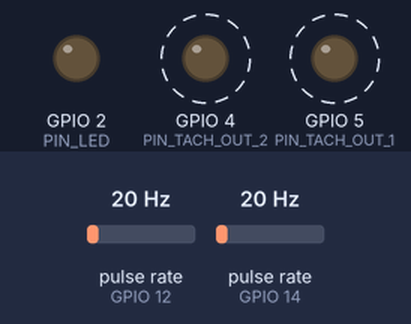
Bench run of a sketch on a simulated ESP8266 (Wemos D1 mini). Parts: output pins drawn as LEDs (lit = HIGH). Wiring (inferred from the names in the program): 2 × pulse sensor: data GPIO 12 / data GPIO 14. Dashed ring = blinking. Inputs (shaded band) come from the test bench; at power-on: pulse rate (sensors on GPIO 12, GPIO 14) 20 Hz. WiFi joins after 1.5 s; servers stay silent unless stated; EEPROM starts erased; what the sketch prints to the serial monitor is not drawn.

Above: at 1.2 s.
1.3 s: pulse rate (sensor on GPIO 12) set to 4 Hz
At 1.51 s:
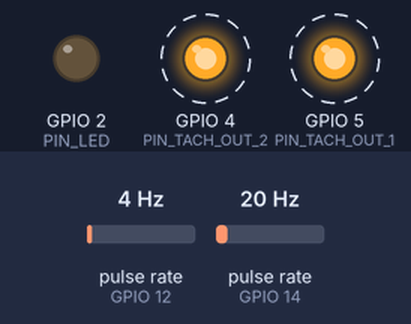
4.3 s: pulse rate (sensor on GPIO 14) set to 50 Hz
At 4.55 s:
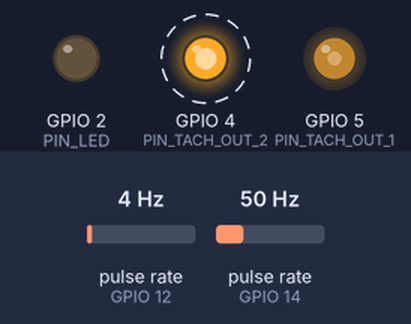
7.3 s: pulse rate (sensor on GPIO 12) set to 50 Hz
At 8.9 s:
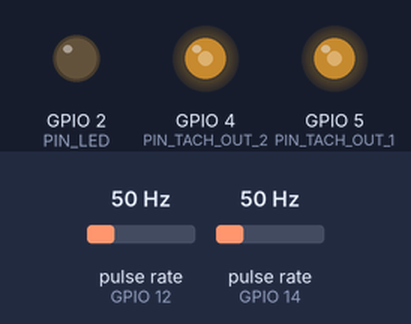
9.2 s: pulse rate (sensor on GPIO 14) set to 4 Hz
12.2 s: pulse rate (sensor on GPIO 12) set to 6 Hz
At 12.99 s:
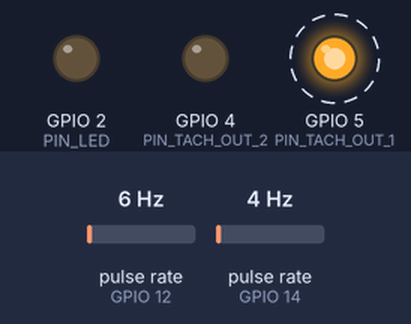
15.2 s: pulse rate (sensor on GPIO 14) set to 100 Hz
Timing chart, 0 to 19.2 s (numbered marks = the images above; inputs shaded):
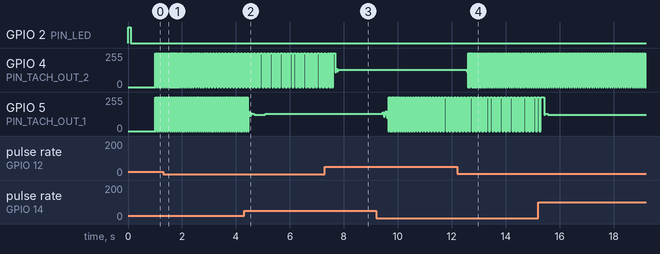

Measured:
- after the input at 1.3 s, GPIO 4 (PIN_TACH_OUT_2): alternates 255/255 for 0.05 s and 0/255 for 0.05 s, starting after 0.31 s
- after the input at 12.2 s, GPIO 4 (PIN_TACH_OUT_2): 131/255 → 116/255 after 0.36 s, then repeats every 0.03 s: 0/255 0.01 s, 255/255 0.02 s
- by itself, GPIO 4 (PIN_TACH_OUT_2): alternates 255/255 for 0.01 s and 0/255 for 0.01 s

The sketch:

deye_fan.ino
```cpp
/*
 ============================================================================
  deye_fan.ino — Simulateur de signal tachymétrique (RPM) pour onduleur Deye
 ============================================================================
  Cible      : LOLIN(WEMOS) D1 mini V2.3.0 (ESP-12S / ESP8266)
  IDE        : Arduino IDE, carte "LOLIN(WEMOS) D1 R2 & mini"
  Dépendances: aucune librairie externe (uniquement le core ESP8266 >= 3.x)

  FONCTION
  --------
  - Lit le signal tach (2 impulsions/tour, collecteur ouvert) de 2 ventilateurs
    Noctua : canal 1 = NF-A9-FLX (9 cm), canal 2 = NF-A6x25-FLX (6 cm).
  - Multiplie la fréquence lue par un ratio configurable PAR CANAL et régénère
    un signal tach simulé vers l'onduleur Deye (sortie collecteur ouvert NPN,
    compatible 3,3 V / 5 V / 12 V sans modification matérielle).
  - Interface web (AP + STA simultanés) : réglage des ratios SANS recompiler,
    configuration WiFi STA, affichage temps réel des RPM lus et simulés.
  - Configuration persistée en EEPROM (survit aux redémarrages).
  - LED intégrée : allumée fixe = simulation active ; clignote = attente signal.

  ARCHITECTURE LOGICIELLE — ISOLATION TEMPS RÉEL / WIFI
  -----------------------------------------------------
  L'ESP8266 est mono-cœur : le WiFi masque brièvement les interruptions.
  Pour garantir un signal de sortie stable et sans jitter mesurable :
    1. La GÉNÉRATION du signal de sortie est confiée au TIMER MATÉRIEL n°1
       (timer1, haute priorité, compteur 23 bits). L'ISR du timer ne fait que
       basculer les GPIO (accès directs GPOS/GPOC) et reprogrammer la prochaine
       échéance : quelques microsecondes, jamais de malloc, jamais de String.
       Même pendant une requête HTTP ou un burst WiFi, le timer matériel
       continue de cadencer les fronts ; la latence ISR résiduelle (< ~10 µs)
       est négligeable devant les demi-périodes tach (>= ~300 µs).
    2. La MESURE d'entrée est faite par ISR sur front descendant (IRAM),
       horodatage micros() + filtre exponentiel entier. Aucun traitement
       lourd dans l'ISR.
    3. Tout le reste (serveur web, WiFi, calculs de RPM, EEPROM, LED) tourne
       dans loop() et ne touche jamais aux GPIO de sortie : il se contente
       d'écrire périodiquement une demi-période cible (écriture 32 bits
       atomique) que l'ISR du timer consomme.
    4. Toutes les ISR sont en IRAM (IRAM_ATTR) : aucun accès flash possible
       pendant le WiFi ou une écriture EEPROM.

  BROCHAGE
  --------
    D5 (GPIO14) = entrée tach canal 1 (Noctua 9 cm)
    D6 (GPIO12) = entrée tach canal 2 (Noctua 6 cm)
    D1 (GPIO5)  = sortie tach simulée canal 1 -> base NPN -> Deye
    D2 (GPIO4)  = sortie tach simulée canal 2 -> base NPN -> Deye
    D4 (GPIO2)  = LED intégrée (active à l'état bas)
  (D5/D6/D1/D2 sont sans effet sur le boot ; D0/D8 évités volontairement.)

  UTILISATION
  -----------
  1. Au 1er démarrage, se connecter au WiFi "DeyeFanSim" (mdp: deyefan123).
  2. Ouvrir http://192.168.4.1  (ou http://deyefan.local si STA connecté).
  3. Régler les ratios (ex. 2.5) et éventuellement les identifiants WiFi STA.
  4. Les réglages sont sauvegardés en EEPROM immédiatement.
 ============================================================================
*/

#include <ESP8266WiFi.h>
#include <ESP8266WebServer.h>
#include <ESP8266mDNS.h>
#include <EEPROM.h>

// ============================ PARAMÈTRES ===================================
#define AP_SSID       "DeyeFanSim"
#define AP_PASSWORD   "deyefan123"        // 8 caractères minimum (WPA2)
#define EEPROM_SIZE   512
#define CONFIG_MAGIC  0xDEFA0123u

// ============================ BROCHAGE =====================================
constexpr uint8_t PIN_TACH_IN_1  = 14;    // D5 — entrée tach canal 1 (9 cm)
constexpr uint8_t PIN_TACH_IN_2  = 12;    // D6 — entrée tach canal 2 (6 cm)
constexpr uint8_t PIN_TACH_OUT_1 = 5;     // D1 — sortie simulée canal 1
constexpr uint8_t PIN_TACH_OUT_2 = 4;     // D2 — sortie simulée canal 2
constexpr uint8_t PIN_LED        = 2;     // D4 — LED intégrée, active bas

constexpr uint8_t  PULSES_PER_REV = 2;        // Noctua : 2 impulsions / tour
constexpr uint32_t MIN_PULSE_US   = 300;      // anti-rebond / anti-parasite
constexpr uint32_t TIMEOUT_US     = 1500000;  // silence > 1,5 s => 0 RPM
constexpr float    RATIO_MIN      = 0.5f;
constexpr float    RATIO_MAX      = 10.0f;

// ============================ ÉTAT CANAL ===================================
struct Channel {
  // --- mesure d'entrée (écrit par ISR, lu par loop) ---
  volatile uint32_t lastPulseUs  = 0;   // horodatage de la dernière impulsion
  volatile uint32_t emaPeriodUs  = 0;   // période filtrée (moyenne expo 1/4)
  // --- génération de sortie (écrit par loop, lu par ISR timer) ---
  volatile uint32_t halfPeriodUs = 0;   // demi-période cible (0 = repos)
  volatile uint32_t nextToggleUs = 0;   // prochaine échéance de bascule
  volatile bool     outLevel     = false;
  // --- état applicatif ---
  float ratio = 2.0f;
  float rpmIn = 0.0f;
};
Channel ch[2];

// ============================ CONFIG PERSISTANTE ===========================
struct Config {
  uint32_t magic;
  float    ratio1;
  float    ratio2;
  char     ssid[33];
  char     pass[65];
  uint16_t crc;
};
Config cfg;

static uint16_t crc16(const uint8_t* data, size_t len) {
  uint16_t c = 0xFFFF;
  while (len--) {
    c ^= *data++;
    for (uint8_t k = 0; k < 8; k++) c = (c & 1) ? (c >> 1) ^ 0xA001 : c >> 1;
  }
  return c;
}

static void configDefaults() {
  memset(&cfg, 0, sizeof(cfg));
  cfg.magic  = CONFIG_MAGIC;
  cfg.ratio1 = 2.0f;
  cfg.ratio2 = 2.0f;
  cfg.ssid[0] = '\0';
  cfg.pass[0] = '\0';
}

static void loadConfig() {
  EEPROM.begin(EEPROM_SIZE);
  EEPROM.get(0, cfg);
  uint16_t crc = cfg.crc;
  if (cfg.magic != CONFIG_MAGIC ||
      crc != crc16((const uint8_t*)&cfg, sizeof(Config) - sizeof(uint16_t)) ||
      cfg.ratio1 < RATIO_MIN || cfg.ratio1 > RATIO_MAX ||
      cfg.ratio2 < RATIO_MIN || cfg.ratio2 > RATIO_MAX) {
    configDefaults();
  }
  cfg.ssid[32] = '\0';
  cfg.pass[64] = '\0';
  ch[0].ratio = cfg.ratio1;
  ch[1].ratio = cfg.ratio2;
}

static void saveConfig() {
  cfg.magic   = CONFIG_MAGIC;
  cfg.ratio1  = ch[0].ratio;
  cfg.ratio2  = ch[1].ratio;
  cfg.crc     = crc16((const uint8_t*)&cfg, sizeof(Config) - sizeof(uint16_t));
  EEPROM.put(0, cfg);
  EEPROM.commit();
}

// ============================ ISR — MESURE D'ENTRÉE ========================
// Front descendant sur la ligne tach (collecteur ouvert + pull-up 3,3 V).
// Travail minimal : horodatage + filtre exponentiel entier (gain 1/4).
static inline void IRAM_ATTR onPulse(uint8_t i) {
  uint32_t now = micros();
  uint32_t dt  = now - ch[i].lastPulseUs;
  if (dt < MIN_PULSE_US) return;                 // parasite / rebond
  ch[i].lastPulseUs = now;
  uint32_t ema = ch[i].emaPeriodUs;
  ch[i].emaPeriodUs = (ema == 0) ? dt : ((ema * 3u) + dt) >> 2;
}
void IRAM_ATTR isrTach1() { onPulse(0); }
void IRAM_ATTR isrTach2() { onPulse(1); }

// ============================ ISR — GÉNÉRATION DE SORTIE ===================
// Timer matériel n°1 (TIM_DIV16 => 5 ticks/µs, compteur 23 bits, one-shot).
// À chaque échéance : bascule le(s) GPIO concerné(s) puis reprogramme le
// timer pour la prochaine échéance la plus proche des deux canaux.
// Logique collecteur ouvert : GPIO haut = transistor ON = ligne tach BASSE.
void IRAM_ATTR isrTimer() {
  uint32_t now  = micros();
  uint32_t next = now + 1000000u;                // par défaut : dans 1 s

  for (uint8_t i = 0; i < 2; i++) {
    uint8_t  pin  = (i == 0) ? PIN_TACH_OUT_1 : PIN_TACH_OUT_2;
    uint32_t half = ch[i].halfPeriodUs;

    if (half == 0) {                             // canal au repos
      if (ch[i].outLevel) { GPOC = (1u << pin); ch[i].outLevel = false; }
      continue;
    }
    if ((int32_t)(now - ch[i].nextToggleUs) >= 0) {
      bool lvl = !ch[i].outLevel;
      if (lvl) GPOS = (1u << pin); else GPOC = (1u << pin);
      ch[i].outLevel = lvl;
      ch[i].nextToggleUs += half;
      // Resynchronisation si l'échéance a été ratée (changement de ratio...)
      if ((int32_t)(now - ch[i].nextToggleUs) >= (int32_t)half)
        ch[i].nextToggleUs = now + half;
    }
    if ((int32_t)(ch[i].nextToggleUs - next) < 0) next = ch[i].nextToggleUs;
  }

  uint32_t d = next - now;
  if (d < 30u)       d = 30u;                    // plancher anti-famine
  if (d > 1000000u)  d = 1000000u;               // 5 000 000 ticks < 2^23
  timer1_write(d * 5u);                          // réarmement one-shot
}

// ============================ SERVEUR WEB ==================================
ESP8266WebServer server(80);

static const char PAGE_HTML[] PROGMEM = R"rawliteral(<!DOCTYPE html>
<html lang="fr"><head><meta charset="utf-8">
<meta name="viewport" content="width=device-width,initial-scale=1">
<title>Deye Fan Simulator</title>
<style>
body{font-family:sans-serif;background:#12151c;color:#e6e6e6;max-width:640px;margin:auto;padding:1em}
h1{font-size:1.3em;color:#7ec8ff}
.card{background:#1c2230;border-radius:10px;padding:1em;margin:1em 0}
.rpm{font-size:2em;font-weight:bold;color:#7dff9b}
.rpm2{font-size:1.4em;color:#ffd97d}
label{display:inline-block;width:110px}
input{padding:.4em;margin:.2em 0;border-radius:6px;border:1px solid #444;background:#0d1017;color:#e6e6e6}
button{padding:.5em 1.2em;border:0;border-radius:6px;background:#2f7dd1;color:#fff;cursor:pointer}
.small{color:#9aa4b2;font-size:.85em}
</style></head><body>
<h1>Deye Fan Simulator</h1>
<div class="card"><h2>Canal 1 — Noctua 9 cm</h2>
<div>RPM lu : <span id="r1" class="rpm">-</span></div>
<div>RPM simulé : <span id="o1" class="rpm2">-</span> <span class="small">(ratio <span id="x1">-</span>)</span></div></div>
<div class="card"><h2>Canal 2 — Noctua 6 cm</h2>
<div>RPM lu : <span id="r2" class="rpm">-</span></div>
<div>RPM simulé : <span id="o2" class="rpm2">-</span> <span class="small">(ratio <span id="x2">-</span>)</span></div></div>
<div class="card"><h2>Ratios</h2>
<form method="POST" action="/api/config">
<label>Ratio canal 1</label><input name="ratio1" type="number" step="0.1" min="0.5" max="10" id="i1"><br>
<label>Ratio canal 2</label><input name="ratio2" type="number" step="0.1" min="0.5" max="10" id="i2"><br><br>
<button type="submit">Enregistrer</button></form></div>
<div class="card"><h2>WiFi (STA)</h2>
<form method="POST" action="/api/wifi">
<label>SSID</label><input name="ssid" maxlength="32"><br>
<label>Mot de passe</label><input name="pass" type="password" maxlength="64"><br><br>
<button type="submit">Connecter</button>
<div class="small" id="net">-</div></form></div>
<script>
async function tick(){try{const s=await(await fetch('/api/status')).json();
r1.textContent=s.c1.in.toFixed(0);o1.textContent=s.c1.out.toFixed(0);x1.textContent=s.c1.ratio;
r2.textContent=s.c2.in.toFixed(0);o2.textContent=s.c2.out.toFixed(0);x2.textContent=s.c2.ratio;
i1.value=s.c1.ratio;i2.value=s.c2.ratio;
net.textContent='AP: '+s.ap+' | STA: '+s.sta;}catch(e){}}
setInterval(tick,1000);tick();
</script></body></html>)rawliteral";

static void handleRoot() {
  server.send_P(200, "text/html", PAGE_HTML);
}

static void handleStatus() {
  char buf[320];
  char sta[40];
  if (WiFi.status() == WL_CONNECTED)
    snprintf(sta, sizeof(sta), "%s", WiFi.localIP().toString().c_str());
  else
    snprintf(sta, sizeof(sta), "non connecté");
  snprintf(buf, sizeof(buf),
    "{\"c1\":{\"in\":%.1f,\"out\":%.1f,\"ratio\":%.2f},"
    "\"c2\":{\"in\":%.1f,\"out\":%.1f,\"ratio\":%.2f},"
    "\"ap\":\"%s\",\"sta\":\"%s\"}",
    ch[0].rpmIn, ch[0].rpmIn * ch[0].ratio, ch[0].ratio,
    ch[1].rpmIn, ch[1].rpmIn * ch[1].ratio, ch[1].ratio,
    WiFi.softAPIP().toString().c_str(), sta);
  server.send(200, "application/json", buf);
}

static void handleConfig() {
  float r1 = server.arg("ratio1").toFloat();
  float r2 = server.arg("ratio2").toFloat();
  if (r1 >= RATIO_MIN && r1 <= RATIO_MAX) ch[0].ratio = r1;
  if (r2 >= RATIO_MIN && r2 <= RATIO_MAX) ch[1].ratio = r2;
  saveConfig();
  server.sendHeader("Location", "/");
  server.send(303);
}

static void handleWifi() {
  String ssid = server.arg("ssid");
  String pass = server.arg("pass");
  ssid.toCharArray(cfg.ssid, sizeof(cfg.ssid));
  pass.toCharArray(cfg.pass, sizeof(cfg.pass));
  saveConfig();
  if (ssid.length() > 0) {
    WiFi.begin(cfg.ssid, cfg.pass);   // reconnexion avec les nouveaux identifiants
  } else {
    WiFi.disconnect(false);           // SSID vide => STA désactivé
  }
  server.sendHeader("Location", "/");
  server.send(303);
}

// ============================ TÂCHES PÉRIODIQUES (loop) ====================
// Recalcule RPM et demi-période cible. Tournant hors ISR, ce code peut être
// interrompu par le WiFi sans aucune conséquence sur le signal émis.
static void updateChannels() {
  uint32_t now = micros();
  for (uint8_t i = 0; i < 2; i++) {
    uint32_t ema  = ch[i].emaPeriodUs;
    uint32_t last = ch[i].lastPulseUs;
    float rpm = 0.0f;
    if (ema > 0 && (now - last) <= TIMEOUT_US) {
      rpm = 60000000.0f / ((float)ema * PULSES_PER_REV);
    } else if ((now - last) > TIMEOUT_US) {
      ch[i].emaPeriodUs = 0;            // réarme le filtre au prochain signal
    }
    ch[i].rpmIn = rpm;

    // Fréquence de sortie = (RPM/60) * 2 imp/tour * ratio ; demi-période en µs
    float fout = rpm / 60.0f * PULSES_PER_REV * ch[i].ratio;
    uint32_t half = (fout >= 0.5f) ? (uint32_t)(500000.0f / fout) : 0;
    ch[i].halfPeriodUs = half;          // écriture 32 bits atomique
  }
}

static void updateLed() {
  bool active = (ch[0].rpmIn > 0.0f) || (ch[1].rpmIn > 0.0f);
  if (active) {
    digitalWrite(PIN_LED, LOW);                       // fixe = simulation active
  } else {
    digitalWrite(PIN_LED, (millis() / 500) % 2 ? HIGH : LOW);  // clignote = attente
  }
}

// ============================ SETUP ========================================
void setup() {
  Serial.begin(115200);
  Serial.println(F("\nDeye Fan Simulator — démarrage"));

  pinMode(PIN_TACH_OUT_1, OUTPUT);
  pinMode(PIN_TACH_OUT_2, OUTPUT);
  digitalWrite(PIN_TACH_OUT_1, LOW);    // transistors OFF => lignes tach relâchées
  digitalWrite(PIN_TACH_OUT_2, LOW);
  pinMode(PIN_LED, OUTPUT);
  digitalWrite(PIN_LED, HIGH);

  // Entrées tach : la résistance de pull-up 10 k vers 3,3 V est EXTERNE
  // (voir schéma) ; on active quand même le pull-up interne en secours.
  pinMode(PIN_TACH_IN_1, INPUT_PULLUP);
  pinMode(PIN_TACH_IN_2, INPUT_PULLUP);
  attachInterrupt(digitalPinToInterrupt(PIN_TACH_IN_1), isrTach1, FALLING);
  attachInterrupt(digitalPinToInterrupt(PIN_TACH_IN_2), isrTach2, FALLING);

  loadConfig();

  // Timer matériel n°1 : génération des signaux de sortie (haute priorité)
  timer1_attachInterrupt(isrTimer);
  timer1_enable(TIM_DIV16, TIM_EDGE, TIM_SINGLE);
  timer1_write(5000);                   // première échéance dans 1 ms

  // WiFi : AP + STA simultanés, persistance flash du SDK désactivée
  // (la persistance est gérée par notre EEPROM => pas d'usure flash).
  WiFi.persistent(false);
  WiFi.mode(WIFI_AP_STA);
  WiFi.softAP(AP_SSID, AP_PASSWORD);
  if (strlen(cfg.ssid) > 0) {
    WiFi.begin(cfg.ssid, cfg.pass);
    WiFi.setAutoReconnect(true);
  }
  MDNS.begin("deyefan");

  server.on("/",            HTTP_GET,  handleRoot);
  server.on("/api/status",  HTTP_GET,  handleStatus);
  server.on("/api/config",  HTTP_POST, handleConfig);
  server.on("/api/wifi",    HTTP_POST, handleWifi);
  server.begin();

  Serial.printf("AP '%s' : http://%s\n", AP_SSID,
                WiFi.softAPIP().toString().c_str());
}

// ============================ LOOP =========================================
void loop() {
  server.handleClient();
  MDNS.update();

  static uint32_t lastUpdate = 0;
  uint32_t nowMs = millis();
  if (nowMs - lastUpdate >= 100) {      // recalcul 10 fois/s, largement suffisant
    lastUpdate = nowMs;
    updateChannels();
    updateLed();
  }
}
```
